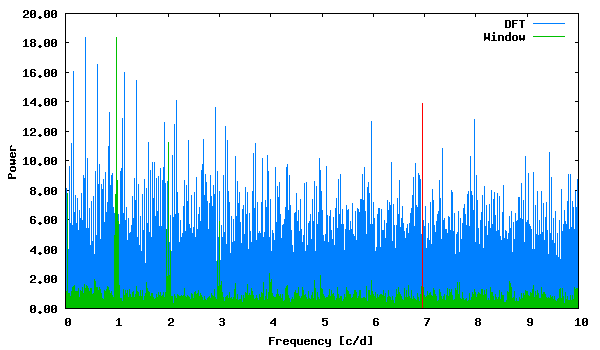

The script that saved this image:
set term png size 600,350 medium
set colors classic
set output "phase_lc_17.deeming.png"
set xlabel "Frequency [c/d]"
set ylabel "Power"
set format y "%5.2f"
plot "deeming.periodogram" using 1:2 with lines linecolor 3 title "DFT", "deeming.periodogram" using 1:3 with lines linecolor 2 title "Window", "<echo '6.964676 13.90526308'" with impulses linecolor 1 title ""
 
